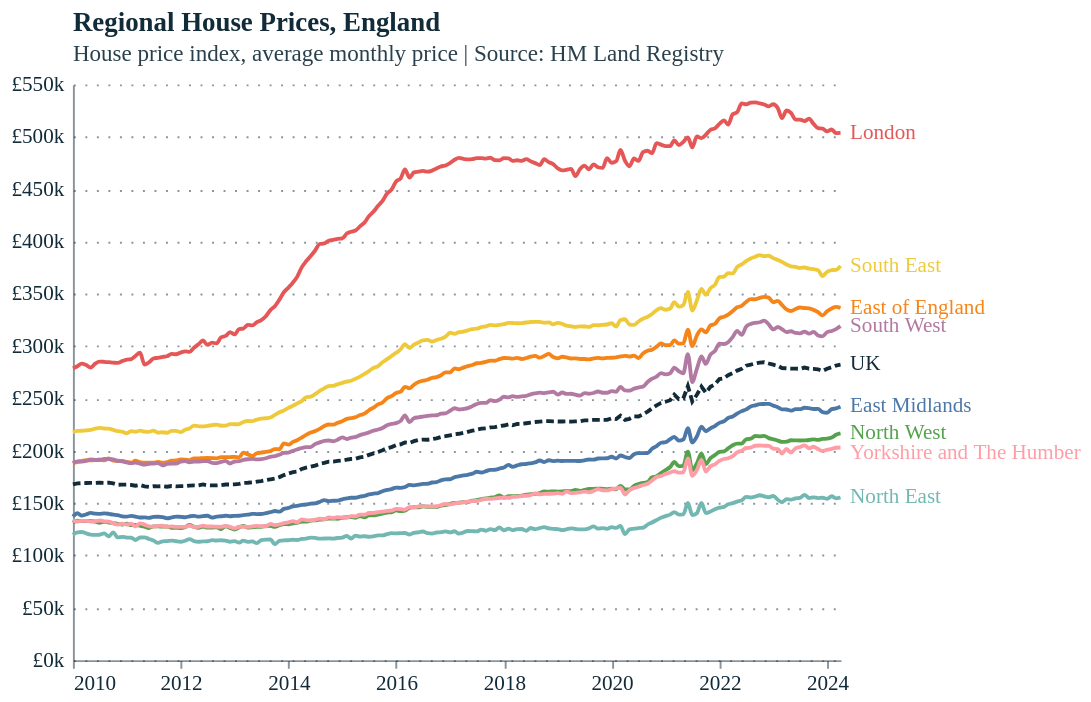

Describe this chart as a Vega-Lite specification.
### Vega-Lite specification from a JSON file in a GitHub repository (floating-point values rounded to 4 significant figures; data arrays with more than 128 entries replaced by an {"elided": "..."} marker saying what was removed)
{"config": {"background": "#fff", "font": "Circular Std", "text": {"color": "#122b39", "font": "Circular Std", "align": "left", "baseline": "middle", "dx": 7, "dy": 0, "fontSize": 11}, "view": {"stroke": null, "continuousWidth": 350, "continuousHeight": 280, "discreteWidth": 400, "discreteHeight": 300}, "bar": {"color": "#179fdb"}, "line": {"color": "#e6224b"}, "rule": {"color": "#122b39"}, "point": {"filled": true, "size": 80, "color": "#e6224b", "opacity": 0.95}, "geoshape": {"stroke": "white", "strokeWidth": 0.3}, "axis": {"labelColor": "#122b39", "labelFontSize": 11, "labelFont": "Circular Std", "tickColor": "#122b39", "tickOpacity": 0.5, "domainColor": "#122b39", "domainOpacity": 0.5, "gridColor": "#122b39", "gridDash": [2, 2], "gridOpacity": 0.5, "title": null, "titleColor": "#122b39", "tickSize": 4}, "axisXDiscrete": {"grid": false, "labelAngle": 0, "tickCount": 10, "tickOpacity": 0.5, "title": null}, "axisYDiscrete": {"ticks": false, "labelPadding": 5}, "axisXTemporal": {"grid": false, "ticks": true}, "axisXQuantitative": {"grid": true}, "axisYQuantitative": {"gridColor": "#122b39", "gridDash": [1, 5], "gridOpacity": 0.5, "ticks": false, "labelPadding": 5, "tickCount": 8}, "title": {"color": "#122b39", "subtitleColor": "#122b39E6", "font": "Circular Std", "subtitleFont": "Circular Std", "anchor": "start", "frame": "group", "fontSize": 14, "subtitleFontSize": 12, "subtitlePadding": 4, "offset": 0}, "legend": {"titleColor": "#122b39", "labelColor": "#122b39"}}, "layer": [{"mark": {"type": "line", "interpolate": "monotone"}, "encoding": {"color": {"field": "RegionName", "legend": null, "type": "nominal"}, "x": {"field": "Date", "type": "temporal"}, "y": {"axis": {"labelExpr": "'£' + datum.label", "format": "s"}, "field": "AveragePriceSA", "type": "quantitative"}}, "title": {"text": "Regional House Prices, England", "subtitle": ["House price index, average monthly price | Source: HM Land Registry"]}}, {"mark": {"type": "text", "dx": 5, "dy": {"expr": "datum.RegionName == \"Yorkshire and The Humber\" ? 3 : 0"}}, "encoding": {"color": {"field": "RegionName", "type": "nominal"}, "text": {"field": "RegionName", "type": "nominal"}, "x": {"aggregate": "max", "field": "Date", "type": "temporal"}, "y": {"aggregate": {"argmax": "Date"}, "field": "AveragePriceSA", "type": "quantitative"}}, "title": {"text": "Regional House Prices, England", "subtitle": ["House price index, average monthly price | Source: HM Land Registry"]}}, {"data": {"name": "data-08017fa0b6c984ade86964928fc97032"}, "mark": {"type": "line", "color": "#122b39", "strokeDash": [4, 2]}, "encoding": {"x": {"field": "Date", "type": "temporal"}, "y": {"axis": {"labelExpr": "'£' + datum.label", "format": "s"}, "field": "AveragePriceSA", "type": "quantitative"}}, "title": {"text": "Regional House Prices, England", "subtitle": ["House price index, average monthly price | Source: HM Land Registry"]}}, {"data": {"name": "data-08017fa0b6c984ade86964928fc97032"}, "mark": {"type": "text", "dx": 5}, "encoding": {"text": {"field": "RegionName", "type": "nominal"}, "x": {"aggregate": "max", "field": "Date", "type": "temporal"}, "y": {"aggregate": {"argmax": "Date"}, "field": "AveragePriceSA", "type": "quantitative"}}, "title": {"text": "Regional House Prices, England", "subtitle": ["House price index, average monthly price | Source: HM Land Registry"]}}], "data": {"name": "data-f6d623040d6ee53897cd1e84c8f0cea8"}, "$schema": "https://vega.github.io/schema/vega-lite/v5.16.3.json", "datasets": {"data-f6d623040d6ee53897cd1e84c8f0cea8": {"elided": "1376 records"}, "data-08017fa0b6c984ade86964928fc97032": {"elided": "172 records"}}, "width": 400, "height": 300}
